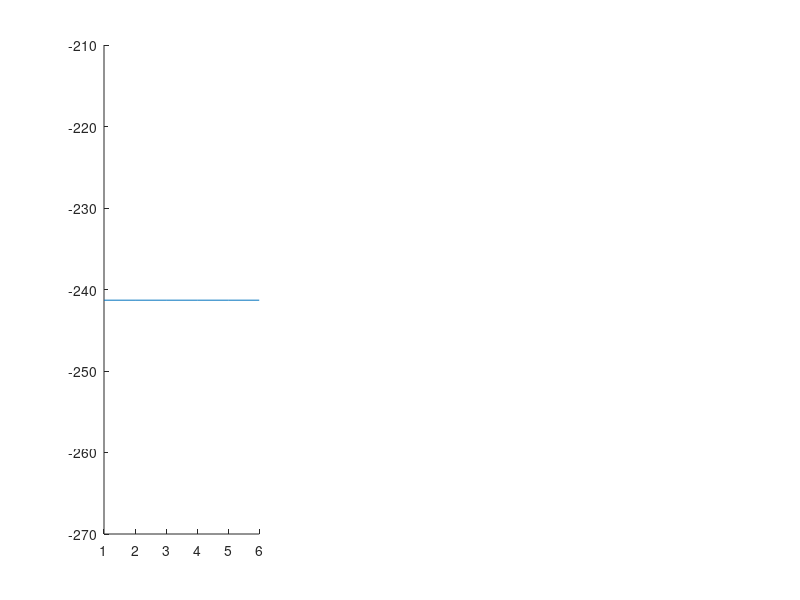

The MATLAB script that drew this image: (Note: this script raises an error after producing the figure.)
figure();
subplot(1,3,1);
hold on
m_values=[1,2,3,4,5,6];
nll = 241.31;
plot(m_values,-nll*ones(size(m_values)));
plot(m_values,ml);

%scatter(reshape(repmat(m_values,10,1),60,1),reshape(lb_table,60,1),'gx');
set(gca,'XTick',[1 2 3 4 5 6]);
set(gca,'XTickLabel',[10 20 40 80 160 320]);
legend('fullGP','exact','Var LB')
ylabel('marginal log lkhd')
xlabel('m')
hold off

subplot(1,3,2);
hold on
plot(m_values,nld);
plot(m_values,naive_nld_table);
scatter(reshape(repmat(m_values,10,1),60,1),reshape(rff_nld_table,60,1),'x');
set(gca,'XTick',[1 2 3 4 5 6]);
set(gca,'XTickLabel',[10 20 40 80 160 320]);
legend('exact','Nystrom NLD UB','RFF NLD UB')
ylabel('NLD')
xlabel('m')
hold off

subplot(1,3,3);
hold on
plot(m_values,nip);
plot(m_values,cg_obj_table);
plot(m_values,pcg_obj_table);
plot(m_values,pcg_objf_table);
plot(m_values,pcg_objp_table);
set(gca,'XTick',[1 2 3 4 5 6]);
set(gca,'XTickLabel',[10 20 40 80 160 320]);
legend('exact','CG','PCG Nys','PCG FIC','PCG PIC')
xlabel('m')
ylabel('NIP')
hold off
